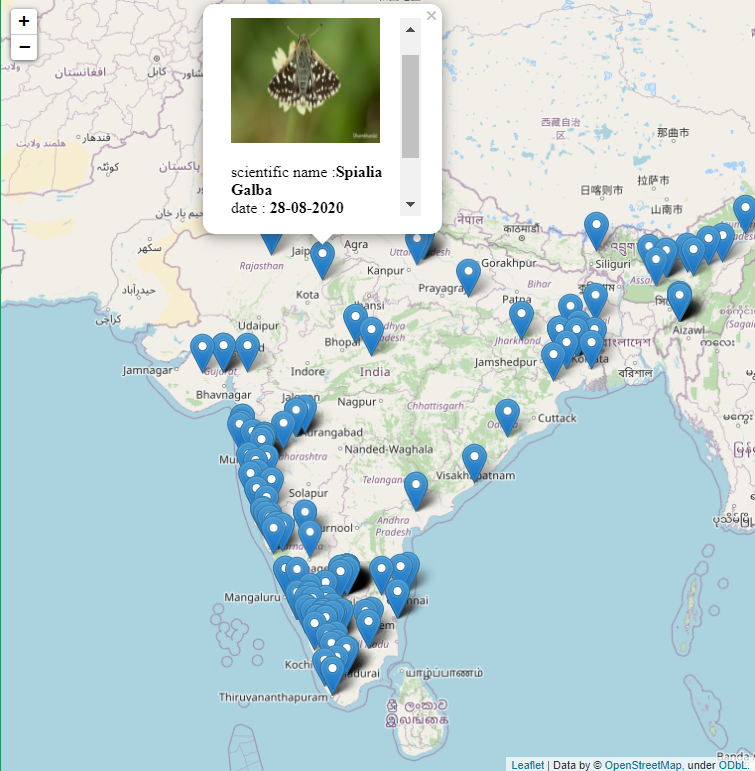

The script that saved this image:
# -*- coding: utf-8 -*-
"""Map.ipynb

Automatically generated by Colaboratory.

Original file is located at
    https://colab.research.google.com/drive/17zQuOjDGPhcEQ_QyXwNxQ2-753Hg7Ewc
"""

import folium
import pandas as pd
import branca

df = pd.read_csv("Heatmap.csv")


m = folium.Map(location=[20.593684, 78.96288],zoom_start=5,disable_3d=True)





def get_frame(url,width,height,loc,datee,sn,cb):
    html = """ 
            <!doctype html>
        <html>
    
        <img id="myIFrame" class="frame" width="{}px" height="{}px" src={}""".format(width,height,url) + """ frameborder="0" ></img>
         <p>scientific name :<b>{}</b>""".format(sn)+"""<br>date : <b>{}</b>""".format(datee)+"""<br>clicked by : <b>{}</b>""".format(cb)+"""<br>location : <b>{}</b>""".format(loc)+"""</p>
       
    
        <style>
     
        .frame {

            border: 0;
            
            overflow:hidden;
         
        }
        </style>
        </html>"""
    return html
for link,lat,lon,loc,datee,sn,cb in zip(df['img link'],df['latitude'],df['longitude'],df["location"],df['date'],df['scientific name'],df['clicked By']):

    popup = get_frame(link,
                      150,
                    150,loc,datee,sn,cb)
    iframe = branca.element.IFrame(html=popup,width=200,height=200)
    popup = folium.Popup(iframe,max_width=200)
    marker = folium.Marker([lat,lon],
                                popup=popup)

    marker.add_to(m)

m.save("Heatmap.html")
